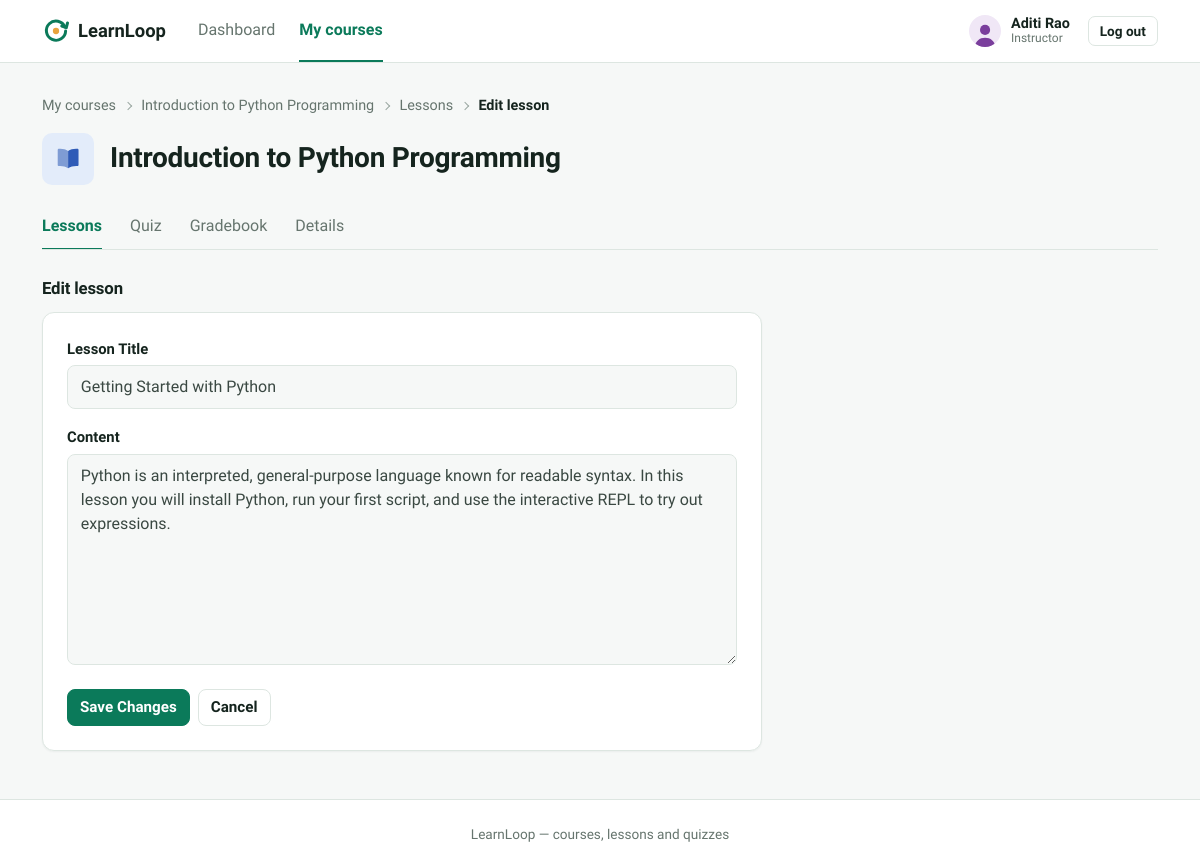
/index.php?route=instructor/lessons/edit&id=1 (signed in), run on the app's committed database.
### tables this page shows
CREATE TABLE courses (
    id              INT AUTO_INCREMENT PRIMARY KEY,
    title           VARCHAR(150) NOT NULL,
    description     TEXT NULL,
    instructor_id   INT NOT NULL,
    status          ENUM('active','inactive') NOT NULL DEFAULT 'active',
    created_at      TIMESTAMP NOT NULL DEFAULT CURRENT_TIMESTAMP,
    FOREIGN KEY (instructor_id) REFERENCES users(id),
    KEY idx_courses_instructor (instructor_id),
    KEY idx_courses_status (status)
);

CREATE TABLE lessons (
    id            INT AUTO_INCREMENT PRIMARY KEY,
    course_id     INT NOT NULL,
    title         VARCHAR(150) NOT NULL,
    content       TEXT NOT NULL,
    sort_order    INT NOT NULL,
    created_at    TIMESTAMP NOT NULL DEFAULT CURRENT_TIMESTAMP,
    FOREIGN KEY (course_id) REFERENCES courses(id) ON DELETE CASCADE,
    UNIQUE KEY uniq_course_order (course_id, sort_order)
);

### app/controllers/InstructorController.php (called while the page is built, shortened)
<?php
require_once __DIR__ . '/../models/Course.php';
require_once __DIR__ . '/../models/Lesson.php';
class InstructorController
{
    private function ownedCourseOrFail(int $courseId): array
    {
        $course = Course::find($courseId);
        return $course;
    }
    public function lessonEditForm(): void
    {
        $lesson = Lesson::find((int)($_GET['id'] ?? 0));
        $course = $this->ownedCourseOrFail((int)$lesson['course_id']);
        require __DIR__ . '/../views/instructor/lesson_edit.php';
    }
}

### public/index.php (called while the page is built, shortened)
<?php
require_once __DIR__ . '/../core/helpers.php';
require_once __DIR__ . '/../core/Database.php';
require_once __DIR__ . '/../core/Auth.php';
require_once __DIR__ . '/../app/models/Course.php';
require_once __DIR__ . '/../app/models/Lesson.php';
require_once __DIR__ . '/../app/controllers/InstructorController.php';
$router = new Router();
$router->get('login', fn() => (new AuthController())->showLogin());
$router->post('login', fn() => (new AuthController())->login());
$router->post('logout', fn() => (new AuthController())->logout());
$router->get('admin/dashboard', fn() => (new AdminController())->dashboard());
$router->get('admin/courses', fn() => (new AdminController())->courses());
$router->get('admin/courses/create', fn() => (new AdminController())->courseCreateForm());
$router->post('admin/courses/store', fn() => (new AdminController())->courseStore());
$router->get('admin/courses/edit', fn() => (new AdminController())->courseEditForm());
$router->post('admin/courses/update', fn() => (new AdminController())->courseUpdate());
$router->post('admin/courses/status', fn() => (new AdminController())->courseStatus());
$router->get('admin/users', fn() => (new AdminController())->users());
$router->get('admin/users/create', fn() => (new AdminController())->userCreateForm());
$router->post('admin/users/store', fn() => (new AdminController())->userStore());
$router->post('admin/users/status', fn() => (new AdminController())->userStatus());
$router->get('admin/analytics', fn() => (new AdminController())->analytics());
$router->get('instructor/dashboard', fn() => (new InstructorController())->dashboard());
$router->get('instructor/courses', fn() => (new InstructorController())->courses());
$router->get('instructor/courses/edit', fn() => (new InstructorController())->courseEditForm());
$router->post('instructor/courses/update', fn() => (new InstructorController())->courseUpdate());
$router->get('instructor/lessons', fn() => (new InstructorController())->lessons());
$router->get('instructor/lessons/create', fn() => (new InstructorController())->lessonCreateForm());
$router->post('instructor/lessons/store', fn() => (new InstructorController())->lessonStore());
$router->get('instructor/lessons/edit', fn() => (new InstructorController())->lessonEditForm());
$router->post('instructor/lessons/update', fn() => (new InstructorController())->lessonUpdate());
$router->post('instructor/lessons/delete', fn() => (new InstructorController())->lessonDelete());
$router->post('instructor/lessons/move', fn() => (new InstructorController())->lessonMove());
$router->get('instructor/quiz', fn() => (new InstructorController())->quiz());
$router->post('instructor/quiz/store', fn() => (new InstructorController())->quizStore());
$router->get('instructor/quiz/questions/create', fn() => (new InstructorController())->questionCreateForm());
$router->post('instructor/quiz/questions/store', fn() => (new InstructorController())->questionStore());
$router->get('instructor/quiz/questions/edit', fn() => (new InstructorController())->questionEditForm());
$router->post('instructor/quiz/questions/update', fn() => (new InstructorController())->questionUpdate());
$router->post('instructor/quiz/questions/delete', fn() => (new InstructorController())->questionDelete());
$router->get('instructor/gradebook', fn() => (new InstructorController())->gradebook());
$router->get('student/dashboard', fn() => (new StudentController())->dashboard());
$router->get('student/catalog', fn() => (new StudentController())->catalog());
$router->post('student/enroll', fn() => (new StudentController())->enroll());
$router->get('student/courses/view', fn() => (new StudentController())->courseView());
$router->get('student/lessons/view', fn() => (new StudentController())->lessonView());
$router->post('student/lessons/complete', fn() => (new StudentController())->lessonComplete());
$router->get('student/quiz/take', fn() => (new StudentController())->quizTake());
$router->post('student/quiz/submit', fn() => (new StudentController())->quizSubmit());
$router->get('student/quiz/result', fn() => (new StudentController())->quizResult());
$router->get('student/grades', fn() => (new StudentController())->grades());
$route = $_GET['route'] ?? '';
$router->dispatch($_SERVER['REQUEST_METHOD'], $route);

### core/Router.php (called while the page is built, shortened)
<?php
class Router
{
    private array $routes = ['GET' => [], 'POST' => []];
    public function get(string $route, callable $handler): void
    {
        $this->routes['GET'][$route] = $handler;
    }
    public function post(string $route, callable $handler): void
    {
        $this->routes['POST'][$route] = $handler;
    }
    public function dispatch(string $method, string $route): void
    {
        $handler = $this->routes[$method][$route] ?? null;
        try {
            $handler();
        } catch (Throwable $e) {
            error_log($e->getMessage());
            http_response_code(500);
            require __DIR__ . '/../app/views/errors/500.php';
        }
    }
}

### config/database.php (called while the page is built)
<?php
return [
    'host'     => '127.0.0.1',
    'port'     => 3306,
    'database' => 'learnloop',
    'username' => 'root',
    'password' => '',
    'charset'  => 'utf8mb4',
];

### core/Database.php (called while the page is built)
<?php
class Database
{
    private static ?PDO $instance = null;
    public static function connect(): PDO
    {
        if (self::$instance === null) {
            $config = require __DIR__ . '/../config/database.php';
            $dsn = sprintf(
                'mysql:host=%s;port=%d;dbname=%s;charset=%s',
                $config['host'],
                $config['port'],
                $config['database'],
                $config['charset']
            );
            self::$instance = new PDO($dsn, $config['username'], $config['password'], [
                PDO::ATTR_ERRMODE            => PDO::ERRMODE_EXCEPTION,
                PDO::ATTR_DEFAULT_FETCH_MODE => PDO::FETCH_ASSOC,
                PDO::ATTR_EMULATE_PREPARES   => false,
            ]);
        }
        return self::$instance;
    }
}

### app/models/Lesson.php (called while the page is built, shortened)
<?php
require_once __DIR__ . '/../../core/Database.php';
class Lesson
{
    public static function find(int $id): ?array
    {
        $stmt = Database::connect()->prepare('SELECT * FROM lessons WHERE id = ?');
        $stmt->execute([$id]);
        return $stmt->fetch() ?: null;
    }
}

### app/models/Course.php (called while the page is built, shortened)
<?php
require_once __DIR__ . '/../../core/Database.php';
class Course
{
    private static function baseSelect(): string
    {
        return "SELECT c.*, u.name AS instructor_name,
                        (SELECT COUNT(*) FROM lessons l WHERE l.course_id = c.id) AS lesson_count,
                        (SELECT COUNT(*) FROM enrollments e WHERE e.course_id = c.id) AS enrollment_count
                 FROM courses c
                 JOIN users u ON u.id = c.instructor_id";
    }
    public static function find(int $id): ?array
    {
        $stmt = Database::connect()->prepare(self::baseSelect() . ' WHERE c.id = ?');
        $stmt->execute([$id]);
        return $stmt->fetch() ?: null;
    }
}

### core/Auth.php (called while the page is built, shortened)
<?php
require_once __DIR__ . '/Database.php';
class Auth
{
    public static function id(): ?int
    {
        return $_SESSION['user_id'] ?? null;
    }
}

### app/views/instructor/lesson_edit.php (the view, shortened to what this page needs)
<?php $pageTitle = 'Edit Lesson'; require __DIR__ . '/../partials/header.php'; require __DIR__ . '/../partials/navbar.php'; ?>
<?php $courseTab = 'lessons'; $extraCrumbs = [['Edit lesson', null]]; require __DIR__ . '/../partials/course_tabs.php'; ?>
<h2 class="ll-section-title">Edit lesson</h2>
<div class="card ll-form-card">
    <div class="card-body p-4">
        <form method="POST" action="/index.php?route=instructor/lessons/update">
            <div class="mb-3">
                <label class="form-label" for="title">Lesson Title</label>
                <input type="text" class="form-control" id="title" name="title" value="<?= e($_POST['title'] ?? $lesson['title']) ?>" required>
            </div>
            <div class="mb-3">
                <label class="form-label" for="content">Content</label>
                <textarea class="form-control" id="content" name="content" rows="8" required><?= e($_POST['content'] ?? $lesson['content']) ?></textarea>
            </div>
            <div class="ll-form-actions">
                <button type="submit" class="btn btn-primary">Save Changes</button>
                <a href="/index.php?route=instructor/lessons&course_id=<?= (int)$course['id'] ?>" class="btn btn-outline-secondary">Cancel</a>
            </div>
        </form>
    </div>
</div>
<?php require __DIR__ . '/../partials/footer.php'; ?>

### app/views/partials/course_tabs.php (shortened to what this page needs)
<?php
$tabs = [
    'lessons'   => ['Lessons', 'instructor/lessons&course_id=' . (int)$course['id']],
    'quiz'      => ['Quiz', 'instructor/quiz&course_id=' . (int)$course['id']],
    'gradebook' => ['Gradebook', 'instructor/gradebook&course_id=' . (int)$course['id']],
    'details'   => ['Details', 'instructor/courses/edit&id=' . (int)$course['id']],
];
require __DIR__ . '/breadcrumbs.php';
?>
<div class="ll-course-head">
    <?= course_cover((int)$course['id'], $course['title']) ?>
    <div class="min-w-0">
        <h1 class="ll-page-title"><?= e($course['title']) ?></h1>
    </div>
</div>
<nav class="ll-tabs" aria-label="Course tools">
    <?php foreach ($tabs as $key => [$label, $route]): ?>
        <a href="/index.php?route=<?= e($route) ?>" class="<?= $key === $courseTab ? 'active' : '' ?>" <?= $key === $courseTab ? 'aria-current="page"' : '' ?>><?= e($label) ?></a>
    <?php endforeach; ?>
</nav>

### public/assets/css/style.css (style rules this page uses)
:root { --ll-primary: #0B7A5A; --ll-primary-dark: #086147; --ll-primary-50: #E9F5EF; --ll-primary-100: #CDE9DB; --ll-ink: #15241E; --ll-body: #3A4842; --ll-muted: #66756E; --ll-line: #DDE6E1; --ll-line-soft: #ECF1EE; --ll-ground: #F6F8F7; --ll-surface: #FFFFFF; --ll-fail: #B42318; --ll-fail-50: #FDECEA; --ll-warn: #93600A; --ll-warn-50: #FBF1DE; --ll-radius: 12px; --ll-radius-sm: 8px; --ll-shadow: 0 1px 2px rgba(21, 36, 30, 0.05); --bs-body-font-family: 'Source Sans 3', 'Segoe UI', system-ui, sans-serif; --bs-body-font-size: 1rem; --bs-body-color: var(--ll-body); --bs-body-bg: var(--ll-ground); --bs-link-color: var(--ll-primary); --bs-link-color-rgb: 11, 122, 90; --bs-link-hover-color: var(--ll-primary-dark); --bs-link-hover-color-rgb: 8, 97, 71; --bs-border-color: var(--ll-line); --bs-primary: var(--ll-primary); --bs-primary-rgb: 11, 122, 90; --bs-secondary-color: var(--ll-muted); color-scheme: light; }
body { background: var(--ll-ground); display: flex; flex-direction: column; min-height: 100vh; }
a { text-decoration: none; }
h1, h2, h3, h4, h5, h6, .h1, .h2, .h3, .h4, .h5, .h6 { font-family: 'Lexend', 'Source Sans 3', sans-serif; color: var(--ll-ink); font-weight: 600; letter-spacing: -0.01em; }
.min-w-0 { min-width: 0; }
.ll-page-title { font-size: 1.75rem; font-weight: 700; line-height: 1.2; margin-bottom: 0.3rem; }
.ll-section-title { font-size: 1.05rem; font-weight: 600; margin: 0 0 0.85rem; }
.ll-course-head { display: flex; align-items: center; gap: 1rem; margin-bottom: 1.25rem; }
.ll-course-head .ll-page-title { margin-bottom: 0.15rem; }
.ll-tabs { display: flex; gap: 1.75rem; border-bottom: 1px solid var(--ll-line); margin-bottom: 1.75rem; overflow-x: auto; scrollbar-width: none; }
.ll-tabs a { padding: 0.6rem 0; color: var(--ll-muted); font-weight: 500; border-bottom: 2px solid transparent; margin-bottom: -1px; white-space: nowrap; }
.ll-tabs a.active { color: var(--ll-primary); border-bottom-color: var(--ll-primary); font-weight: 600; }
.card { --bs-card-border-color: var(--ll-line); --bs-card-border-radius: var(--ll-radius); --bs-card-inner-border-radius: calc(var(--ll-radius) - 1px); box-shadow: var(--ll-shadow); background: var(--ll-surface); }
.btn { --bs-btn-font-weight: 600; --bs-btn-border-radius: var(--ll-radius-sm); --bs-btn-font-size: 0.95rem; }
.btn-primary { --bs-btn-bg: var(--ll-primary); --bs-btn-border-color: var(--ll-primary); --bs-btn-hover-bg: var(--ll-primary-dark); --bs-btn-hover-border-color: var(--ll-primary-dark); --bs-btn-active-bg: var(--ll-primary-dark); --bs-btn-active-border-color: var(--ll-primary-dark); --bs-btn-disabled-bg: #9DB8AB; --bs-btn-disabled-border-color: #9DB8AB; --bs-btn-focus-shadow-rgb: 11, 122, 90; }
.btn-outline-secondary { --bs-btn-color: var(--ll-ink); --bs-btn-border-color: var(--ll-line); --bs-btn-hover-color: var(--ll-primary); --bs-btn-hover-bg: var(--ll-surface); --bs-btn-hover-border-color: var(--ll-primary); --bs-btn-active-color: var(--ll-primary); --bs-btn-active-bg: var(--ll-primary-50); --bs-btn-active-border-color: var(--ll-primary); --bs-btn-disabled-color: #A5B0AA; --bs-btn-disabled-border-color: var(--ll-line-soft); background: var(--ll-surface); }
.form-label { font-weight: 600; color: var(--ll-ink); font-size: 0.925rem; margin-bottom: 0.35rem; }
.form-control, .form-select { border-color: var(--ll-line); border-radius: var(--ll-radius-sm); padding: 0.55rem 0.8rem; }
.ll-form-card { max-width: 720px; }
.ll-form-card .card-body { padding: 1.5rem; }
.ll-form-actions { display: flex; gap: 0.5rem; padding-top: 0.5rem; }

### data on the page
courses: title "Introduction to Python Programming"
lessons: title "Getting Started with Python", content "Python is an interpreted, general-purpose language known for readable syntax. In this lesson you will install Python, run your first script, and use the interactive REPL to try out expressions."

### other printed values
$label "Dashboard"
$label "My courses"
Auth::name() "Aditi Rao"
$roleLabel "Instructor"
$label "Introduction to Python Programming"
$label "Lessons"
$label "Edit lesson"
$label "Quiz"
$label "Gradebook"
$label "Details"
